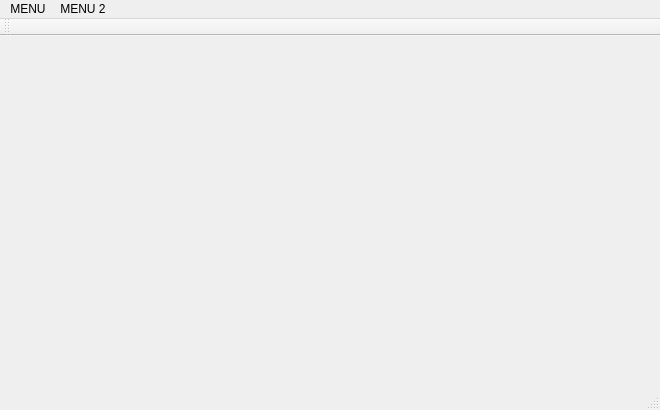
<?xml version="1.0" encoding="UTF-8"?>
<ui version="4.0">
 <class>QtTestMainWindow</class>
 <widget class="QMainWindow" name="QtTestMainWindow">
  <property name="geometry">
   <rect>
    <x>0</x>
    <y>0</y>
    <width>660</width>
    <height>410</height>
   </rect>
  </property>
  <property name="windowTitle">
   <string>QtTestMainWindow</string>
  </property>
  <widget class="QWidget" name="centralWidget">
   <widget class="QWidget" name="gridLayoutWidget">
    <property name="geometry">
     <rect>
      <x>0</x>
      <y>0</y>
      <width>661</width>
      <height>351</height>
     </rect>
    </property>
    <layout class="QGridLayout" name="gridLayout">
     <item row="0" column="0">
      <widget class="QStackedWidget" name="widgetStack">
       <property name="currentIndex">
        <number>1</number>
       </property>
       <widget class="QWidget" name="page"/>
       <widget class="QWidget" name="page_2"/>
      </widget>
     </item>
    </layout>
   </widget>
   <zorder>gridLayoutWidget</zorder>
   <zorder>widgetStack</zorder>
   <zorder>widgetStack</zorder>
  </widget>
  <widget class="QMenuBar" name="menuBar">
   <property name="geometry">
    <rect>
     <x>0</x>
     <y>0</y>
     <width>660</width>
     <height>22</height>
    </rect>
   </property>
   <widget class="QMenu" name="menuMENU">
    <property name="title">
     <string>MENU</string>
    </property>
   </widget>
   <widget class="QMenu" name="menuMENU_2">
    <property name="title">
     <string>MENU 2</string>
    </property>
   </widget>
   <addaction name="menuMENU"/>
   <addaction name="menuMENU_2"/>
  </widget>
  <widget class="QToolBar" name="mainToolBar">
   <attribute name="toolBarArea">
    <enum>TopToolBarArea</enum>
   </attribute>
   <attribute name="toolBarBreak">
    <bool>false</bool>
   </attribute>
  </widget>
  <widget class="QStatusBar" name="statusBar"/>
 </widget>
 <layoutdefault spacing="6" margin="11"/>
 <resources/>
 <connections/>
</ui>
